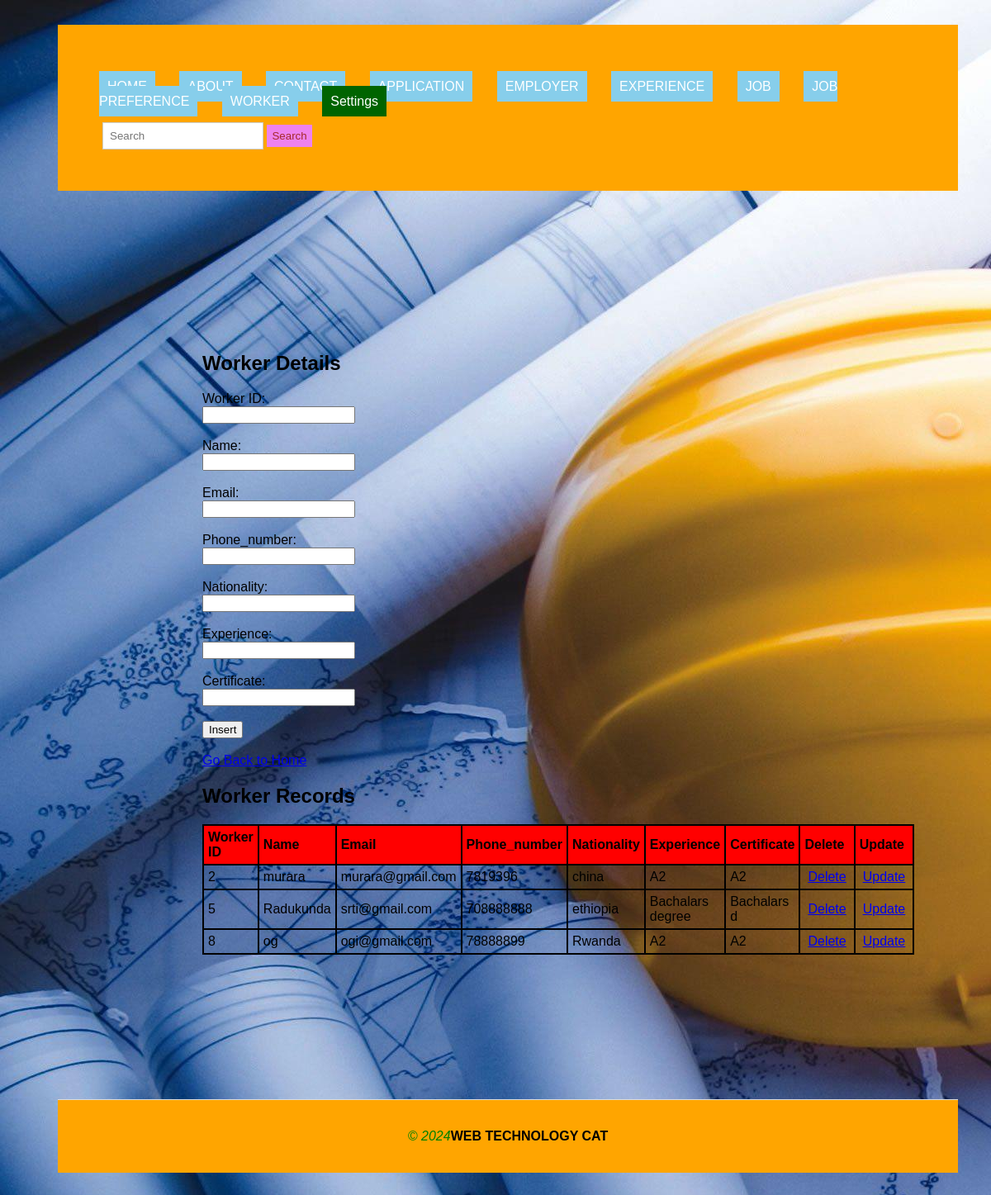
Screenshot of /ishimwe/worker.php with the database file from the repository.
### tables this page shows
CREATE TABLE `worker` (
  `worker_id` int(250) NOT NULL,
  `Names` varchar(250) NOT NULL,
  `Email` text NOT NULL,
  `Phone_number` int(10) NOT NULL,
  `nationality` varchar(250) NOT NULL,
  `experience` varchar(250) NOT NULL,
  `certificate` varchar(11) NOT NULL
);

### ishimwe/worker.php (the view, shortened to what this page needs)
<!DOCTYPE html>
<html lang="en">
<head>
  <link rel="stylesheet" type="text/css" href="style.css" title="style 1" media="screen, tv, projection, handheld, print"/>
</head>
<header>
<body style="background-image: url('./image/hp.jpg');">
<body style="background-image: url('.pic.jpeg');">
  <ul style="list-style-type: none; padding: 0;">
    <li style="display: inline; margin-right: 10px;"><a href="./home.html" style="padding: 10px; color: white; background-color: skyblue; text-decoration: none; margin-right: 15px;">HOME</a></li>
    <li style="display: inline; margin-right: 10px;"><a href="./about.html" style="padding: 10px; color: white; background-color: skyblue; text-decoration: none; margin-right: 15px;">ABOUT</a></li>
    <li style="display: inline; margin-right: 10px;"><a href="./contact.html" style="padding: 10px; color: white; background-color: skyblue; text-decoration: none; margin-right: 15px;">CONTACT</a></li>
    <li style="display: inline; margin-right: 10px;"><a href="./application.php" style="padding: 10px; color: white; background-color: skyblue; text-decoration: none; margin-right: 15px;">APPLICATION</a></li>
    <li style="display: inline; margin-right: 10px;"><a href="./employer.php" style="padding: 10px; color: white; background-color: skyblue; text-decoration: none; margin-right: 15px;">EMPLOYER</a></li>
    <li style="display: inline; margin-right: 10px;"><a href="./experience.php" style="padding: 10px; color: white; background-color: skyblue; text-decoration: none; margin-right: 15px;">EXPERIENCE</a></li>
    <li style="display: inline; margin-right: 10px;"><a href="./job.php" style="padding: 10px; color: white; background-color: skyblue; text-decoration: none; margin-right: 15px;">JOB</a></li>
    <li style="display: inline; margin-right: 10px;"><a href="./jobpreference.php" style="padding: 10px; color: white; background-color: skyblue; text-decoration: none; margin-right: 15px;">JOB PREFERENCE</a></li>
    <li style="display: inline; margin-right: 10px;"><a href="./worker.php" style="padding: 10px; color: white; background-color: skyblue; text-decoration: none; margin-right: 15px;">WORKER</a></li>
    <li class="dropdown" style="display: inline; margin-right: 10px;">
      <a href="#" style="padding: 10px; color: white; background-color: darkgreen; text-decoration: none; margin-right: 15px;">Settings</a>
    </li>
  </ul>
  <form class="d-flex" role="search" action="search.php">
    <input class="form-control me-2" type="search" placeholder="Search" aria-label="Search" name="query">
    <button class="btn btn-outline-success" type="submit">Search</button>
  </form>
</header>
<section>
<body>
    <h1>Worker Details</h1>
    <form method="post" onsubmit="return confirmInsert();">
        <label for="worker_id">Worker ID:</label><br>
        <input type="text" id="worker_id" name="worker_id"><br><br>
        <label for="Names">Name:</label><br>
        <input type="text" id="name" name="Names"><br><br>
        <label for="Email">Email:</label><br>
        <input type="email" id="Email" name="Email"><br><br>
        <label for="Phone_number">Phone_number:</label><br>
        <input type="text" id="Phone_number" name="Phone_number"><br><br>
        <label for="nationality">Nationality:</label><br>
        <input type="text" id="nationality" name="nationality"><br><br>
        <label for="experience">Experience:</label><br>
        <input type="text" id="experience" name="experience"><br><br>
        <label for="certificate">Certificate:</label><br>
        <input type="text" id="certificate" name="certificate"><br><br>
        <input type="submit" name="insert" value="Insert"><br><br>
        <a href="./home.html">Go Back to Home</a>
    </form>
    <?php
    $host = "localhost";
    $user = "murara";
    $pass = "222005870";
    $database = "workers_for_constructions";
    $connection = new mysqli($host, $user, $pass, $database);
    ?>
    <h2>Worker Records</h2>
    <table>
        <tr>
            <th>Worker ID</th>
            <th>Name</th>
            <th>Email</th>
            <th>Phone_number</th>
            <th>Nationality</th>
            <th>Experience</th>
            <th>Certificate</th>
            <th>Delete</th>
            <th>Update</th>
        </tr>
        <?php
        $sql = "SELECT * FROM worker";
        $result = $connection->query($sql);
        if ($result->num_rows > 0) {
            while ($row = $result->fetch_assoc()) {
                echo "<tr>
                    <td>" . $row["worker_id"] . "</td>
                    <td>" . $row["Names"] . "</td>
                    <td>" . $row["Email"] . "</td>
                    <td>" . $row["Phone_number"] . "</td>
                    <td>" . $row["nationality"] . "</td>
                    <td>" . $row["experience"] . "</td>
                    <td>" . $row["certificate"] . "</td>
                    <td><a style='padding:4px' href='delete_worker.php?worker_id=" . $row["worker_id"] . "'>Delete</a></td>
                    <td><a style='padding:4px' href='update_worker.php?worker_id=" . $row["worker_id"] . "'>Update</a></td>
                </tr>";
            }
        } else {
            echo "<tr><td colspan='9'>No data found</td></tr>";
        }
        ?>
    </table>
   </body>
</section>
   <footer>
  <marquee><i style="color: green;">&copy; 2024</i><b>WEB TECHNOLOGY CAT</b></marquee>
  </footer>
</body>
</html>

### ishimwe/style.css (style rules this page uses)
body { font-family: Arial, sans-serif; margin: 0; padding: 0; }
.form-control { padding: 8px; margin-left: 4px; border: 1px solid #ccc; }
.btn { padding: 6px; background-color: violet; color: brown; border: none; }
.dropdown { position: relative; display: inline; margin-right: 10px; }
body { font-family: Arial,sans-serif; margin:0; padding:0; }
header { background-color:orange; padding: 20px; }
footer { text-align: center; padding: 15px; background-color:orange; }
.dropdown { position: right; display:right; direction:rtl; }
section { padding:28px; border-bottom: 1px solid #ddd; }

### ishimwe/worker.php (style rules this page uses)
table { width: 50%; border-collapse: collapse; }
th, td { border: 2px solid black; padding: 5px; text-align: left; }
th { background-color: red; }
body { background-color: lightskyblue; margin: 30px 40px 50px 70px; }
.dropdown { position: relative; display: inline; margin-right: 10px; }
header { background-color:orange; padding: 50px; }
section { padding:175px; border-bottom: 1px solid #ddd; }
footer { text-align: center; padding: 35px; background-color:orange; }

### rows the page displays
worker: worker_id "2", Names "murara", Email "murara@gmail.com", Phone_number "7819396", nationality "china", experience "A2", certificate "A2"
worker: worker_id "5", Names "Radukunda", Email "srti@gmail.com", Phone_number "708888888", nationality "ethiopia", experience "Bachalars degree", certificate "Bachalars d"
worker: worker_id "8", Names "og", Email "ogi@gmail.com", Phone_number "78888899", nationality "Rwanda", experience "A2", certificate "A2"
